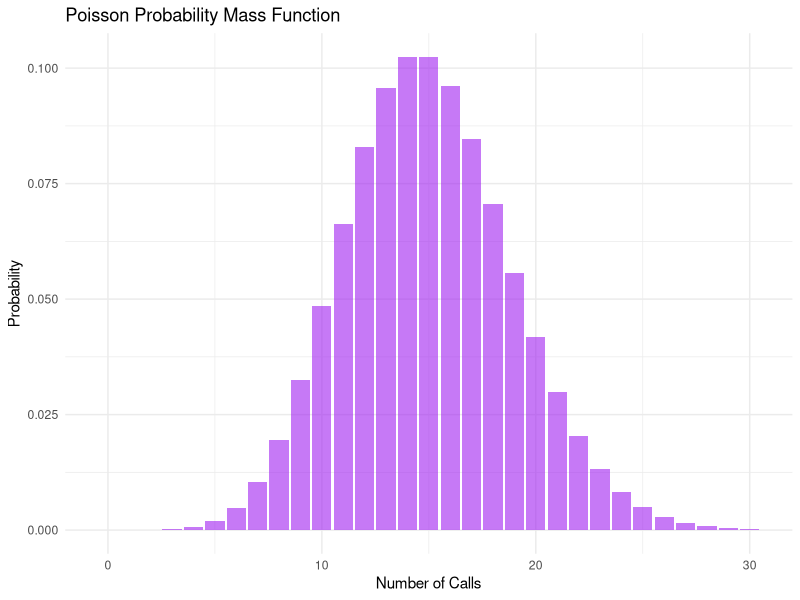
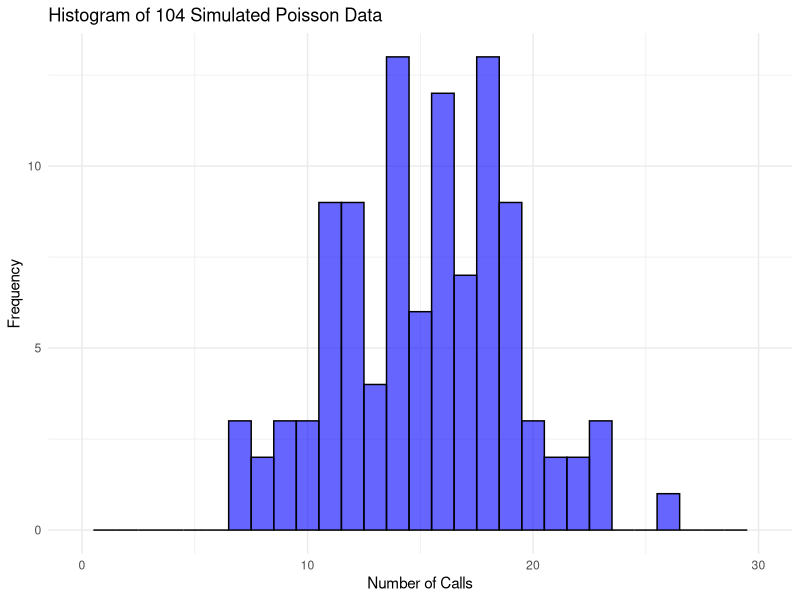

Source code (R) for these figures, in order:
## ---- chunk 1
knitr::opts_chunk$set(echo = TRUE)
## ---- chunk 2
#loading ggplot for the figures
library(ggplot2)
## ---- chunk 3
#originally resercher hears 15 calls
exact <- 15

#set up probability that she will hear 8 or more calls over the original 15 calls
#1- because we want 8 or more calls
eight_or_more <- 1 - ppois(8, exact)

#show result
eight_or_more
## ---- chunk 4
#originally resercher hears 15 calls
exact <- 15

#set up probability that she will hear no calls over the original 15 calls
#I did not use 1 - (100 percent chance of hearing call), because she heard no calls and there are no greater than...
no_call <- ppois(0, exact)

#show result
no_call
## ---- chunk 5
#originally resercher hears 15 calls
exact <- 15

#set up probability that she will hear 3 calls over the original 15 calls
#No 1- because we want EXCATLY 3 calls
three_calls <- ppois(3, exact)

#show result
three_calls
## ---- chunk 6
# this is the x values for the range 0 ≤ x ≤ 30
x_range <- 0:30
poisson_mass_function <- dpois(x_range, exact)

summary(poisson_mass_function)
## ---- chunk 7
# Plot PMF
#Import the data created above
ggplot(data = data.frame(x_range, poisson_mass_function), aes(x = x_range, y = poisson_mass_function)) +
  
  #i need to fill the data otherwise nothing shows up on my figure
    geom_bar(stat = "identity", fill = "purple", alpha = 0.6) +
  
  #figure title and organization
    labs(title = "Poisson Probability Mass Function",
         x = "Number of Calls", y = "Probability") +
  
  #prettifying by using a theme
    theme_minimal()
## ---- chunk 8
#originally resercher hears 15 calls
exact <- 15

# Simulate 104 Poisson-distributed monitoring sessions
#still over 15 as the original distribution: Average number of events per interval
# I used rpois: random density for poisson distribution instead of ppois which is probability distribution
stimulated_data <- rpois(104, exact)

#show result
stimulated_data

#provide a summary of the data: mean, median...
summary(stimulated_data)
## ---- chunk 9
library(ggplot2)
# Plot histogram of simulated data
ggplot(data = data.frame(stimulated_data), aes(x = stimulated_data)) +
    geom_histogram(binwidth = 1, fill = "blue", alpha = 0.6, color = "black") +
   
  #labeling the graph
   labs(title = "Histogram of 104 Simulated Poisson Data",
         x = "Number of Calls", y = "Frequency") +
 
  #setting the horizontal limit from 0 to 30 
     xlim(0, 30) +
    theme_minimal()
